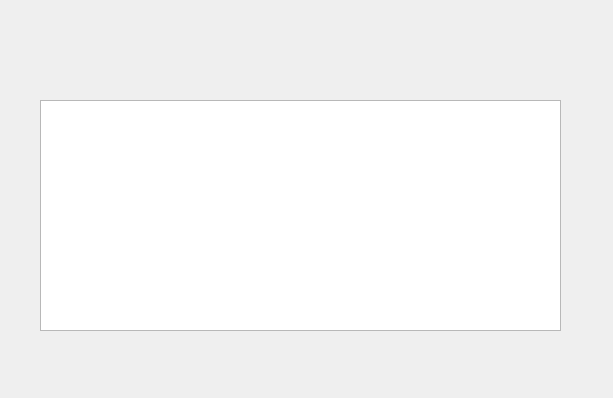
<?xml version="1.0" encoding="UTF-8"?>
<ui version="4.0">
 <class>Form</class>
 <widget class="QWidget" name="Form">
  <property name="geometry">
   <rect>
    <x>0</x>
    <y>0</y>
    <width>613</width>
    <height>398</height>
   </rect>
  </property>
  <property name="windowTitle">
   <string>Form</string>
  </property>
  <widget class="QTextBrowser" name="textBrowser">
   <property name="geometry">
    <rect>
     <x>40</x>
     <y>100</y>
     <width>521</width>
     <height>231</height>
    </rect>
   </property>
  </widget>
 </widget>
 <resources/>
 <connections/>
</ui>
